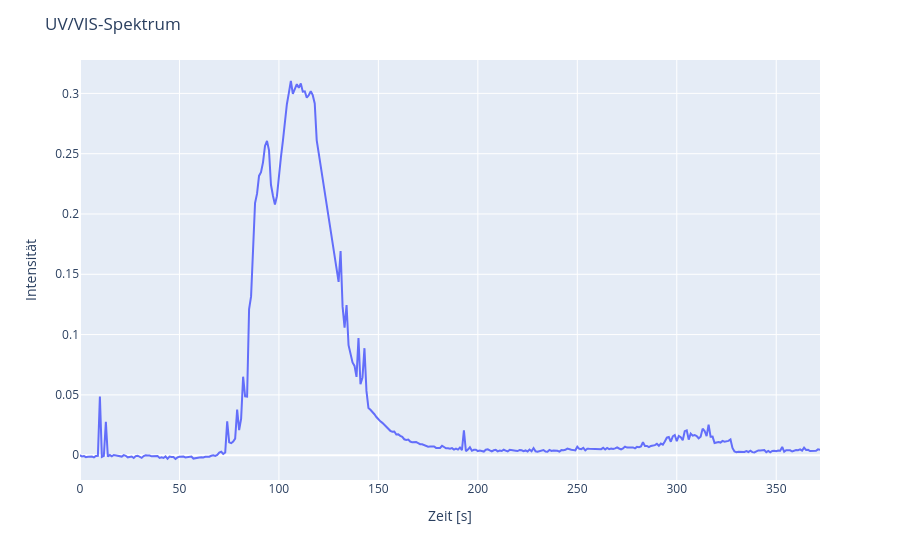

Source (notebook cell):
### Code cell
pfad = "/Users/simonhein/Documents/Uni Würzburg/WiSe 2025:26/Projektarbeit/Python/Erstes Skript/Testdaten_bereinigt/115_bereinigt.xlsx"

data = pd.read_excel(pfad)

#Parameter definieren:
wavelength = 275

intensity = data.iloc[wavelength,2:]

time = np.arange(len(data.columns)-2)

#Plot:
fig = px.line(x=time, y=intensity)

fig.update_layout(
        title=dict(
            text='UV/VIS-Spektrum'
        ),
        xaxis=dict(
            title=dict(
                text='Zeit [s]'
            )
        ),
        yaxis=dict(
            title=dict(
                text='Intensität'
            )
        ),
)

fig.show()


#Zeit rausfinden:

threshold = 0.01
count = 0

for i in intensity:

    if i >= threshold:
        count += 1

    elif i < threshold:
        if count >= 5:
            print(f"{count/60} Minuten")
            count = 0

### Figure 1 — Plotly figure (JSON) as saved in the notebook; plotly's stock layout.template omitted (floating-point values rounded to 4 significant figures; data arrays with more than 128 entries replaced by an {"elided": "..."} marker saying what was removed)
{"data": [{"hovertemplate": "x=%{x}<br>y=%{y}<extra></extra>", "legendgroup": "", "line": {"color": "#636efa", "dash": "solid"}, "marker": {"symbol": "circle"}, "mode": "lines", "name": "", "orientation": "v", "showlegend": false, "type": "scatter", "x": {"elided": "373 int values"}, "xaxis": "x", "y": {"elided": "373 float values"}, "yaxis": "y"}], "layout": {"legend": {"tracegroupgap": 0}, "margin": {"t": 60}, "title": {"text": "UV/VIS-Spektrum"}, "xaxis": {"anchor": "y", "domain": [0, 1], "title": {"text": "Zeit [s]"}}, "yaxis": {"anchor": "x", "domain": [0, 1], "title": {"text": "Intensität"}}}}
